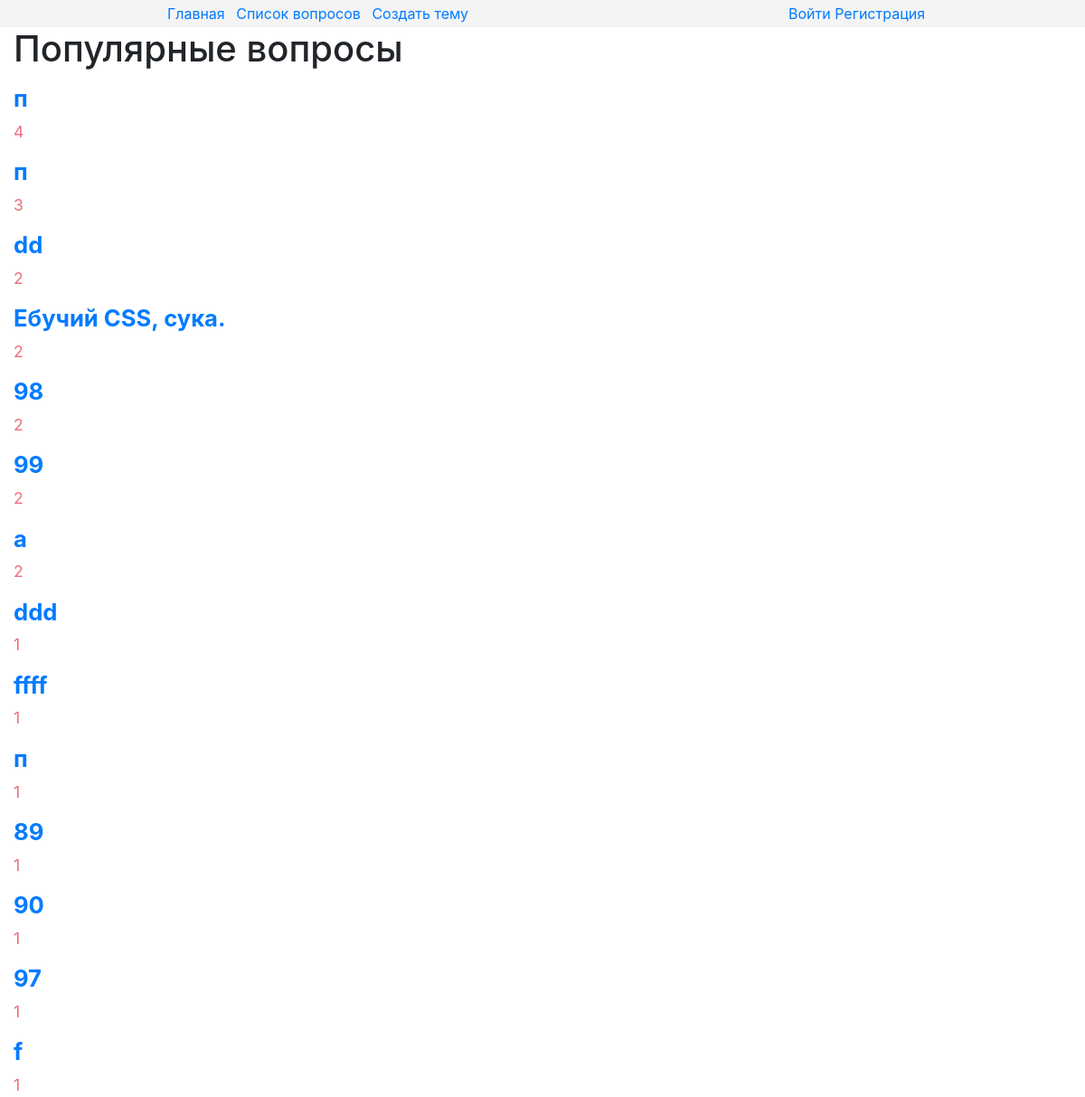
The app's page /, older data.
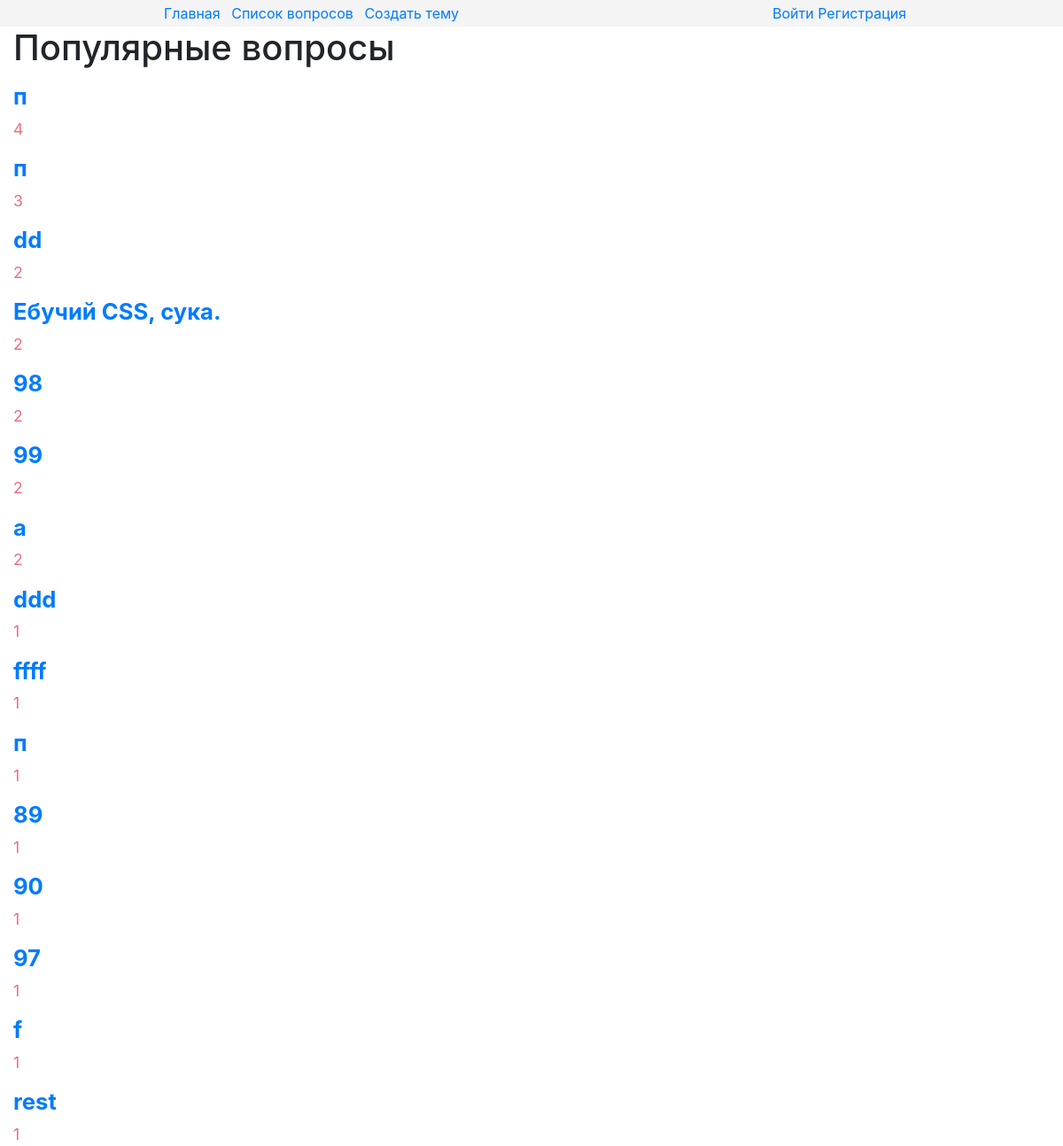
The same page, newer data.
### core/models.py (models this page shows, shortened)
class Topic(models.Model):
    title = models.CharField(max_length=40)
    description = models.TextField()
    author = models.ForeignKey(settings.AUTH_USER_MODEL, related_name="topics", on_delete=PROTECT)
    pub_date = models.DateTimeField(auto_now_add=True)
    update_date = models.DateTimeField(auto_now=True)
    comments = GenericRelation(Comment, related_query_name="topic", content_type_field="model_type")
    likes = GenericRelation(Like, related_query_name="topic", content_type_field="model_type")
    class Meta:
        ordering = ("-pub_date","title")

### core/views.py (the view)
# urls.py: url(r"^$", views.IndexView.as_view(), name="index"),
class IndexView(ListView):
    model = Topic
    template_name = "core/index.html"
    def get_queryset(self):
        queryset = super(IndexView, self).get_queryset()
        queryset = queryset.annotate(likes_count=models.Count("likes")).order_by("-likes_count").filter(likes_count__gt=0)
        return queryset[0:20]

### core/templates/core/index.html (shortened to what this page needs)
{% extends "core/patterns/parents/main.html" %}
{% load static %}
{% block extra_head %}
    <link type="text/css" rel="stylesheet" href="{% static "core/index.css" %}">
{% endblock %}
{% block header %}{% include "core/patterns/includes/header.html" %}{% endblock %}
{% block content %}
    <h1>Популярные вопросы</h1>
    {% for object in object_list %}
        <div class="object">
            <h4><a href="{% url "core:detail" object.id %}" id="{{ object.id }}"><div class="topic"> {{ object.title }} </div></a></h4>
            <div class="likes">{{ object.likes.count }}</div>
        </div>
    {% endfor %}
{% endblock %}

Row changes from the older to the newer data that the page shows:
added Topic: title "rest", likes.count "1"
